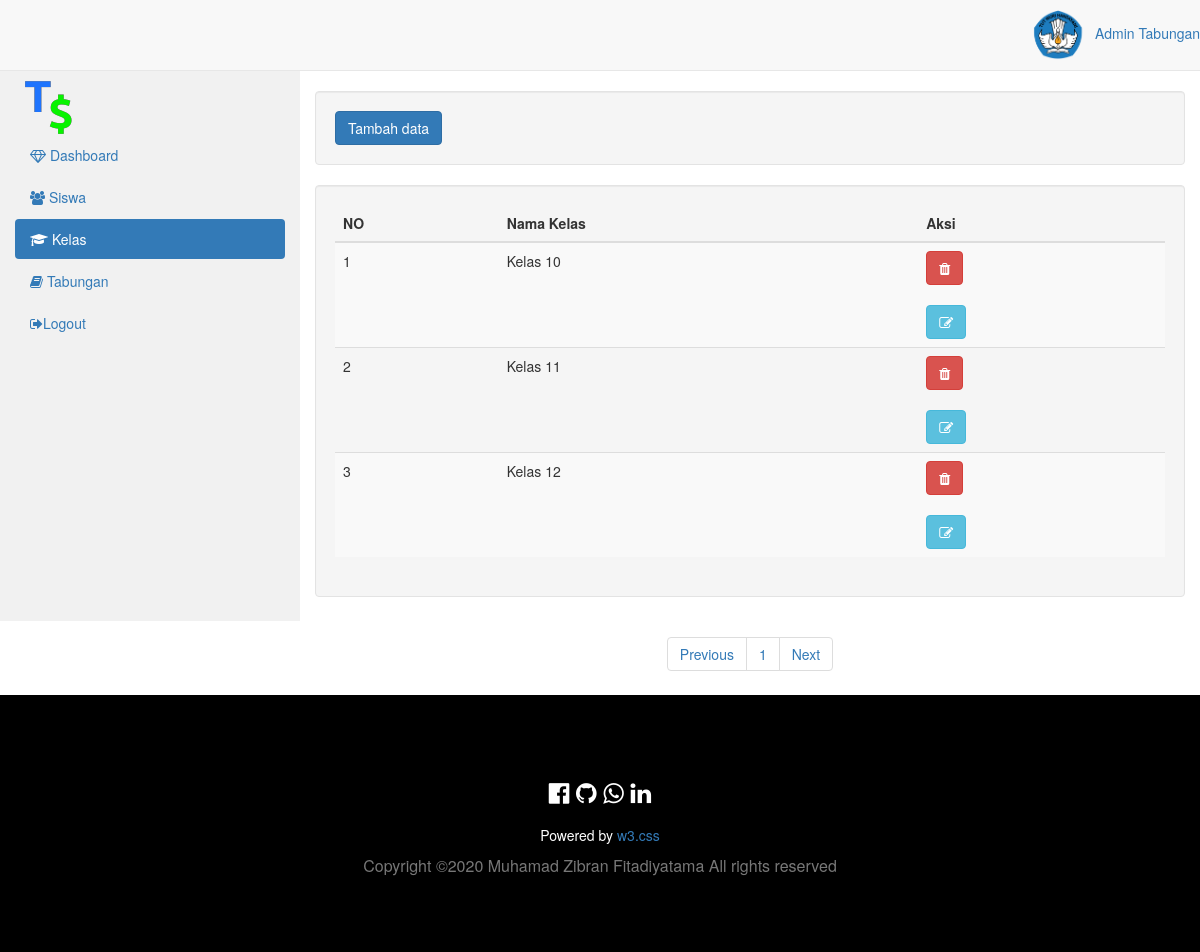
The app's page /admin/index.php?m=kelas&s=awal (signed in) with its own data.
### tables this page shows
CREATE TABLE `tb_kelas` (
  `id` int(50) NOT NULL,
  `nama_kelas` text NOT NULL
);

### admin/fungsi/fungsi.php (called while the page is built, shortened)
<?php
$servername = "localhost";
$database = "tabungan_siswa";
$username = "root";
$password = "";
$koneksi = mysqli_connect($servername, $username, $password, $database);
function url(){
	return $url = "//localhost/tabungan-siswa/";
}
function summon_admin(){
global $koneksi;
$id = $_SESSION['idtabsis'];
return $query = mysqli_query($koneksi, "SELECT * FROM tb_admin WHERE id = '$id'");
}
 ?>

### admin/modul/kelas/paging.php (the view, shortened to what this page needs)
<?php
global $koneksi;
    $batas = 5;
$halaman = isset($_GET['halaman']) ? (int)$_GET['halaman'] : 1;
$halaman_awal = ($halaman>1) ? ($halaman * $batas) - $batas : 0;
$data = mysqli_query($koneksi, "SELECT * FROM tb_kelas");
$jumlah_data = mysqli_num_rows($data);
$total_halaman = ceil($jumlah_data / $batas);
$data_kelas = mysqli_query($koneksi, "SELECT * FROM tb_kelas LIMIT $halaman_awal, $batas");
foreach ($data_kelas as $key):
  ?>
<tr>
                              <td><?= $i++;?></td>
                              <td><?=  $key['nama_kelas'];?></td>
                              <td>
                              <div data-toggle="modal" data-target="#hapus-admin<?= $key['id'] ?>">
                              <button type="button" class="btn btn-danger datapotensi" data-toggle="tooltip" title="Hapus">
                              <i class="fa fa-trash"></i>
                              </button>
                              </div>
                    <br>
                  <div data-toggle="modal" data-target="#edit-siswa<?= $key['id'] ?>">
                  <button type="button" class="btn btn-info datapotensi" data-toggle="tooltip" title="Edit">
                    <i class="fa fa-edit"></i>
                  </button>
                </div>
                              </td>
                              </tr>
                              <?php endforeach; ?>

### admin/modul/kelas/title.php (shortened to what this page needs)
<?php
require 'fungsi/fungsi.php';
foreach (summon_admin() as $adm):
 ?>
<!DOCTYPE html>
<html lang="en">
<head>
<link rel="stylesheet" href="<?= url() ?>vendors/css/w3.css">
<link rel="stylesheet" href="<?= url() ?>vendors/css/font-awesome.min.css">
<link rel="stylesheet" type="text/css" href="<?= url() ?>vendors/css/bootstrap.min.css">
</head>
<body>
<nav class="navbar navbar-default navbar-static-top" role="navigation" style="margin-bottom: 0">
        <ul class="nav navbar-top-links navbar-right">
            <li class="dropdown">
              <a class="dropdown-toggle" data-toggle="dropdown" href="#">
               <img src="img/admin/<?= $adm['foto'];?>" height="50"> </i> <?php echo $adm['nama']; ?>
              </a>
            </li>
          </ul>
      </nav>
<div class="container-fluid">
  <div class="row content">
    <div class="col-sm-3 sidenav hidden-xs">
      <img src="<?= url() ?>vendors/img/icon2big.png">
      <ul class="nav nav-pills nav-stacked">
        <li><a href="index.php?m=awal"><i class="fa fa-diamond" aria-hidden="true"></i>
Dashboard</a></li>
        <li><a href="index.php?m=siswa&s=awal"><i class="fa fa-users" aria-hidden="true"></i>
Siswa</a></li>
        <li  class="active"><a href="index.php?m=kelas&s=awal"><i class="fa fa-graduation-cap" aria-hidden="true"></i>
Kelas</a></li>
        <li><a href="index.php?m=tabungan&s=awal"><i class="fa fa-book" aria-hidden="true"></i>
Tabungan</a></li>
        <li><a href="logout.php"><i class="fa fa-sign-out" aria-hidden="true"></i>Logout</a></li>
      </ul><br>
    </div>
    <br>
    <div class="col-sm-9">
      <div class="well">
<button type="button" class="btn btn-primary" data-toggle="modal" data-target="#exampleModalCenter">
  Tambah data
</button>
      </div>
       <div class="row">
        <div class="col-sm-12">
          <div class="well">
             <div class="table-responsive table--no-card m-b-30">
                <table class="table table-borderless table-striped table-earning">
                  <thead>
                    <tr>
                        <th>NO</th>
                        <th>Nama Kelas</th>
                        <th>Aksi</th>
                    </tr>
                  </thead>
                <tbody>
                    <?php
                      $i = 1;
                      include 'paging.php';
                     ?>
                </tbody>
                    </table>
                        </div>
          </div>
            <center><ul class="pagination justify-content-center">
                <li class="page-item">
                    <a class="page-link" <?php if($halaman > 1){ echo "href='?m=siswa&s=awal&halaman=$previous'"; } ?>>Previous</a>
                </li>
                <?php
                for($x=1;$x<=$total_halaman;$x++){
                    ?>
                    <li class="page-item"><a class="page-link" href="?m=siswa&s=awal&halaman=<?php echo $x ?>"><?php echo $x; ?></a></li>
                    <?php
                }
                ?>
                <li class="page-item">
                    <a  class="page-link" <?php if($halaman < $total_halaman) { echo "href='?m=siswa&s=awal&halaman=$next'"; } ?>>Next</a>
                </li>
            </ul>
              </center>
        </div>
      </div>
    </div>
  </div>
</div>
<footer class="w3-center w3-black w3-padding-64">
  <div class="w3-xlarge w3-section">
    <i class="fa fa-facebook-official w3-hover-opacity" data-toggle="modal" data-target="#exampleModalCenterFB"></i>
    <i class="fa fa-github w3-hover-opacity" data-toggle="modal" data-target="#exampleModalCenterGIT"></i>
    <i class="fa fa-whatsapp w3-hover-opacity" data-toggle="modal" data-target="#exampleModalCenterWA"></i>
    <i class="fa fa-linkedin w3-hover-opacity" data-toggle="modal" data-target="#exampleModalCenterLIN"></i>
  </div>
  <p>Powered by <a href="https://www.w3schools.com/w3css/default.asp" title="W3.CSS" target="_blank" class="w3-hover-text-green">w3.css</a></p>
  <p class="text-muted" style="font-size: 16px;">Copyright &copy;<script>document.write(new Date().getFullYear());</script> Muhamad Zibran Fitadiyatama All rights reserved</p>
</footer>
  <script src="<?= url() ?>vendors/js/bootstrap.min.js"></script> </body>
</html>
<?php endforeach; ?>

### admin/modul/kelas/title.php (style rules this page uses)
.row.content { height: 550px }
.sidenav { background-color: #f1f1f1; height: 100%; }

### records on screen
tb_kelas: nama_kelas "Kelas 10"
tb_kelas: nama_kelas "Kelas 11"
tb_kelas: nama_kelas "Kelas 12"

### other values on screen
$adm['nama'] "Admin Tabungan"
